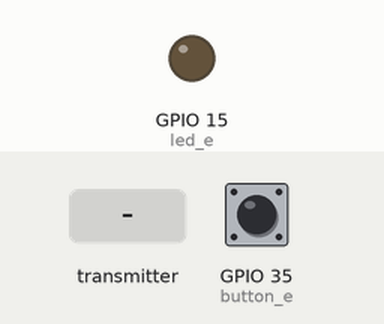
Simulated run of this sketch. Board: ESP32. Shown: output pins drawn as LEDs (lit = HIGH). The inputs (shaded band) are chosen by the test bench; at power-on: GPIO 35 (button_e) LOW. No radio packets arrive unless stated.

Above: at 1.2 s.
1.3 s: the transmitter starts sending buttonState_n = 1
At 2.5 s:
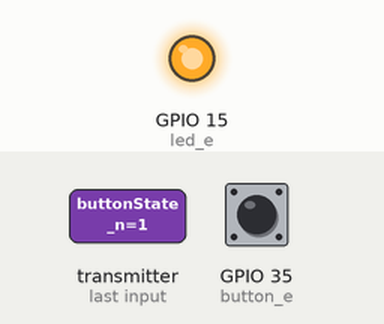
2.8 s: the transmitter starts sending buttonState_n = 0
At 3.9 s:
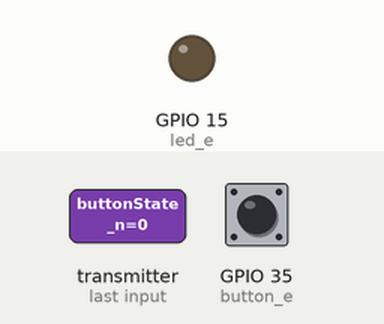
Timing chart, 0 to 5.8 s (numbered marks = the images above; inputs shaded):
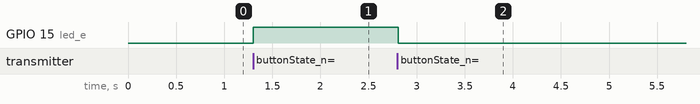

The sketch:

esp_Tx_Rx.ino
```cpp
//esp(NodeB)
#include <SPI.h>
#include <nRF24L01.h>
#include <RF24.h>

#define led_e 15
#define button_e 35

RF24 radio(16, 17); // CE, CSN
const byte addresses[][6] = {"00001", "00002"};
boolean buttonState_n = 0;
boolean buttonState_e = 0;

void setup() {
  pinMode(led_e, OUTPUT);
  pinMode(button_e, INPUT);
  radio.begin();
  radio.openWritingPipe(addresses[1]); // 00002
  radio.openReadingPipe(1, addresses[0]); // 00001
  radio.setPALevel(RF24_PA_MIN);
  radio.startListening();
}

void loop() {
  radio.stopListening(); // Switch to TX mode
  buttonState_e = digitalRead(button_e);
  radio.write(&buttonState_e, sizeof(buttonState_e));

  radio.startListening(); // Switch to RX mode
  if (radio.available()) {
    radio.read(&buttonState_n, sizeof(buttonState_n));
    digitalWrite(led_e, buttonState_n);
  }
  delay(10);
}
```

Measured:
- after the input at 1.3 s, GPIO 15 (led_e): LOW → HIGH at once
- after the input at 2.8 s, GPIO 15 (led_e): HIGH → LOW at once
